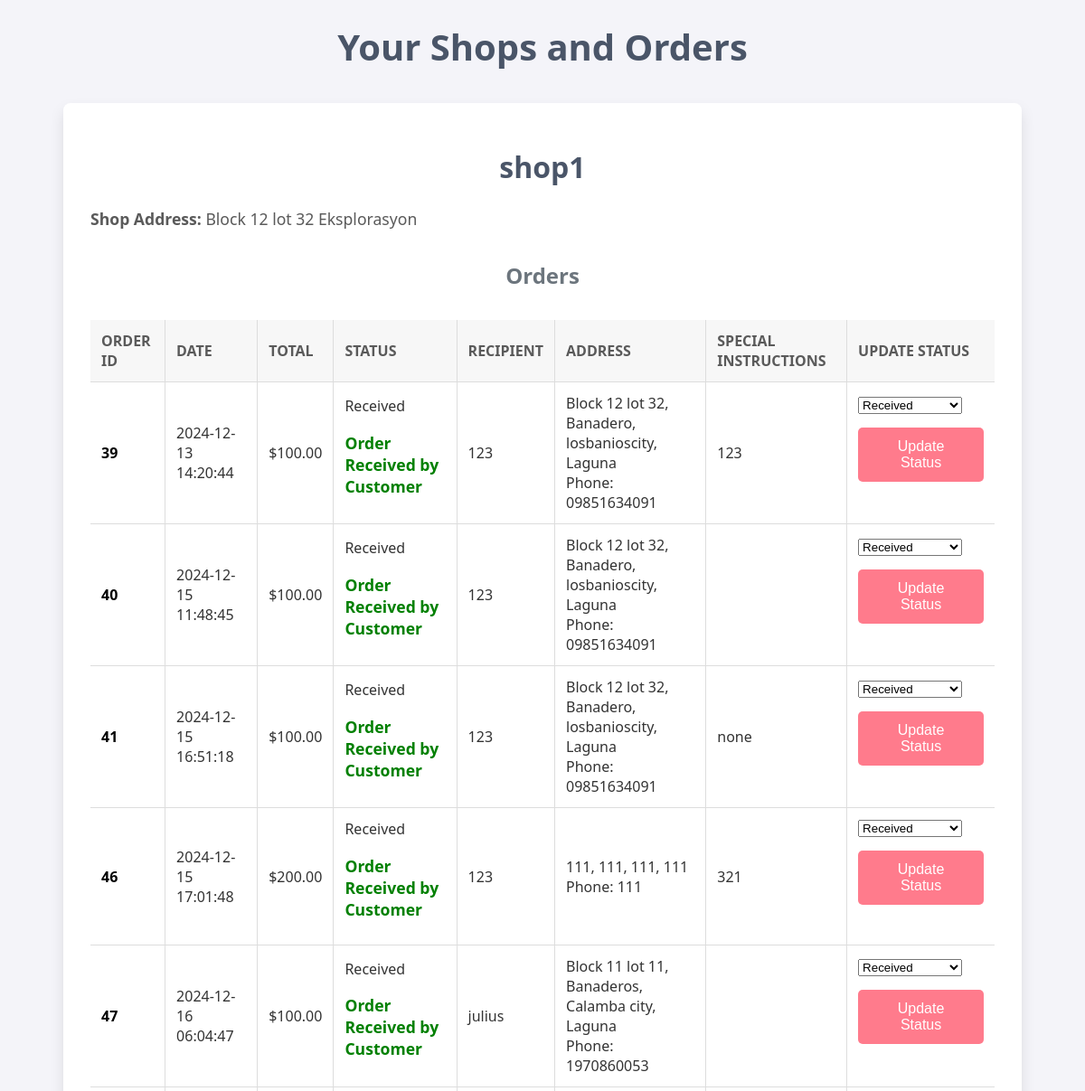
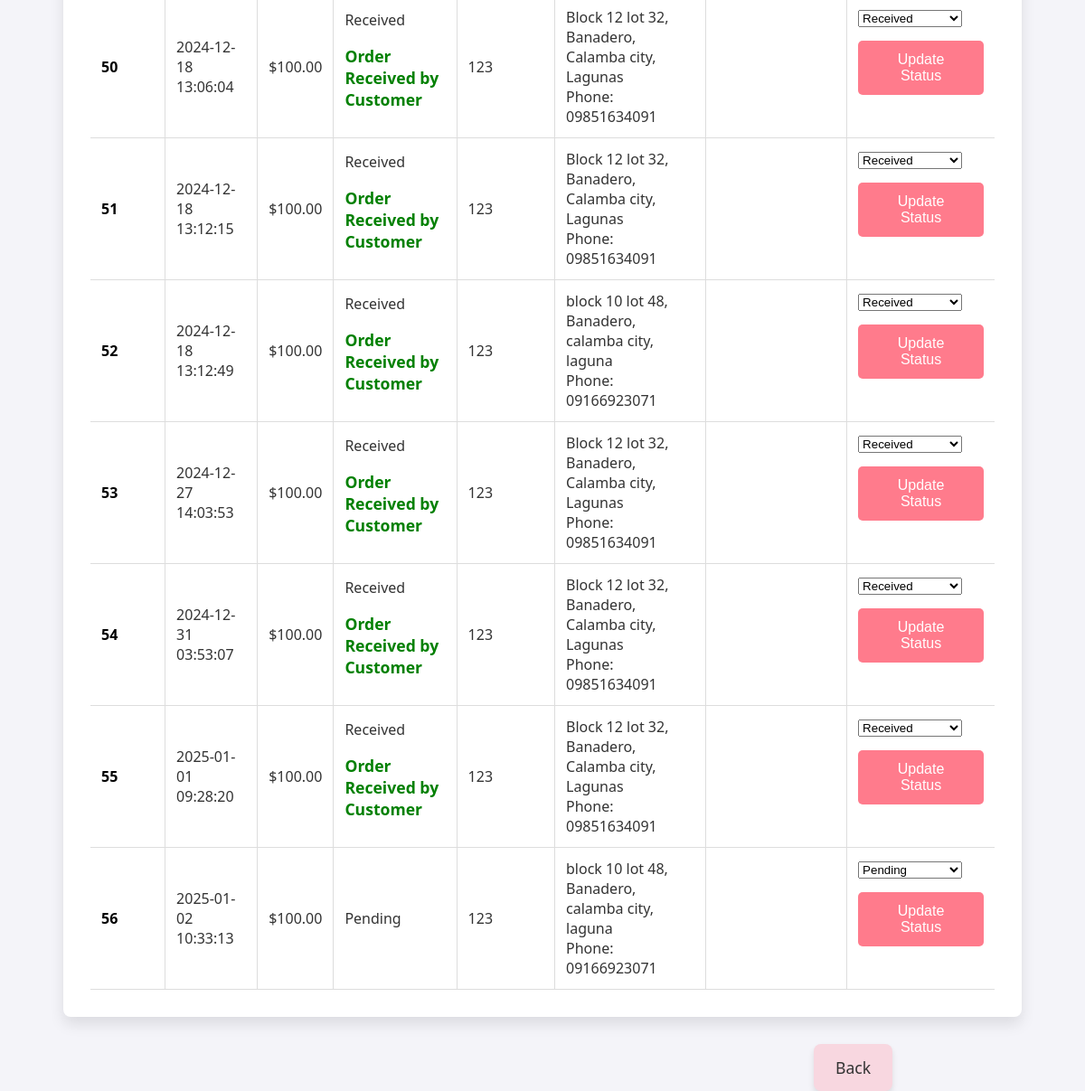
Page /orders.php (signed in) on the committed database (2 pictures, top to bottom).
### tables this page shows
CREATE TABLE `shops` (
  `id` int(11) NOT NULL,
  `user_id` int(11) NOT NULL,
  `shop_name` varchar(255) NOT NULL,
  `shop_email` varchar(255) NOT NULL,
  `shop_address` text NOT NULL,
  `shop_phone` varchar(20) NOT NULL,
  `profile_picture` varchar(255) DEFAULT NULL,
  `identity_proof` varchar(255) DEFAULT NULL,
  `business_license` varchar(255) DEFAULT NULL,
  `sales_tax_registration` varchar(255) DEFAULT NULL,
  `valid_id` varchar(255) DEFAULT NULL,
  `created_at` timestamp NOT NULL DEFAULT current_timestamp()
);

CREATE TABLE `orders` (
  `id` int(11) NOT NULL,
  `user_id` int(11) NOT NULL,
  `shop_id` int(11) NOT NULL,
  `recipient_name` varchar(255) NOT NULL,
  `address` varchar(255) NOT NULL,
  `barangay` varchar(255) NOT NULL,
  `city` varchar(255) NOT NULL,
  `province` varchar(255) NOT NULL,
  `phone_number` varchar(15) NOT NULL,
  `special_instructions` text DEFAULT NULL,
  `total_amount` decimal(10,2) NOT NULL,
  `order_date` timestamp NOT NULL DEFAULT current_timestamp(),
  `status` enum('Pending','Processing','Shipped','Out for Delivery','Delivered','Cancelled','On Hold','Returned','Refunded','Received') DEFAULT 'Pending'
);

### orders.php (the view, shortened to what this page needs)
<?php
require 'db.php';
$user_id = $_SESSION['user_id'];
$shops_query = "SELECT * FROM shops WHERE user_id = ?";
$stmt = $conn->prepare($shops_query);
$stmt->bind_param('i', $user_id);
$stmt->execute();
$shops_result = $stmt->get_result();
if ($shops_result->num_rows > 0): ?>
    <h1>Your Shops and Orders</h1>
    <?php while ($shop = $shops_result->fetch_assoc()): ?>
        <div class="shop-section">
            <h2><?php echo htmlspecialchars($shop['shop_name']); ?></h2>
            <p><strong>Shop Address:</strong> <?php echo htmlspecialchars($shop['shop_address']); ?></p>
            <?php
            $orders_query = "
                SELECT o.id AS order_id, o.order_date, o.total_amount, o.status,
                       o.recipient_name, o.address, o.barangay, o.city, o.province,
                       o.phone_number, o.special_instructions
                FROM orders o
                JOIN order_items oi ON o.id = oi.order_id
                JOIN products p ON oi.product_id = p.id
                WHERE p.shop_id = ?";
            $stmt_orders = $conn->prepare($orders_query);
            $stmt_orders->bind_param('i', $shop['id']);
            $stmt_orders->execute();
            $orders_result = $stmt_orders->get_result();
            if ($orders_result->num_rows > 0): ?>
                <h3>Orders</h3>
                <table>
                    <tr>
                        <th>Order ID</th>
                        <th>Date</th>
                        <th>Total</th>
                        <th>Status</th>
                        <th>Recipient</th>
                        <th>Address</th>
                        <th>Special Instructions</th>
                        <th>Update Status</th>
                    </tr>
                    <?php while ($order = $orders_result->fetch_assoc()): ?>
                        <?php if (is_array($order) && isset($order['status'])): ?>
                            <tr>
                                <td><a href="view_order.php?order_id=<?php echo $order['order_id']; ?>">
                                    <?php echo htmlspecialchars($order['order_id']); ?></a></td>
                                <td><?php echo htmlspecialchars($order['order_date']); ?></td>
                                <td>$<?php echo number_format($order['total_amount'], 2); ?></td>
                                <td>
                                    <?php echo htmlspecialchars($order['status']); ?>
                                    <?php if ($order['status'] === 'Received'): ?>
                                        <p style="color: green; font-weight: bold;">Order Received by Customer</p>
                                    <?php endif; ?>
                                </td>
                                <td><?php echo htmlspecialchars($order['recipient_name']); ?></td>
                                <td>
                                    <?php echo htmlspecialchars($order['address'] . ', ' . $order['barangay'] . ', ' . $order['city'] . ', ' . $order['province']); ?><br>
                                    Phone: <?php echo htmlspecialchars($order['phone_number']); ?>
                                </td>
                                <td><?php echo htmlspecialchars($order['special_instructions']); ?></td>
                                <td>
                                    <form method="POST" action="">
                                        <select name="status">
                                            <?php
                                            $statuses = ['Pending', 'Processing', 'Shipped', 'Out for Delivery', 'Delivered', 'Cancelled', 'On Hold', 'Returned', 'Refunded', 'Received'];
                                            foreach ($statuses as $status): ?>
                                                <option value="<?php echo $status; ?>" <?php echo $order['status'] === $status ? 'selected' : ''; ?>>
                                                    <?php echo $status; ?>
                                                </option>
                                            <?php endforeach; ?>
                                        </select>
                                        <button type="submit">Update Status</button>
                                    </form>
                                </td>
                            </tr>
                        <?php endif; ?>
                    <?php endwhile; ?>
                </table>
            <?php else: ?>
                <p class="no-orders">No orders found for this shop.</p>
            <?php endif; ?>
        </div>
    <?php endwhile; ?>
<?php else: ?>
    <p>You do not own any shops.</p>
<?php endif; ?>
<a href="index.php" class="Back">Back</a>

### orders.php (style rules this page uses)
.Back { display: inline-block; background-color: #f8d7e0; color: #333; text-decoration: none; padding: 12px 24px; font-size: 1.1rem; border-radius: 8px; font-weight: 500; transition: background-color 0.3s ease, transform 0.2s ease; box-shadow: 0 4px 6px rgba(0, 0, 0, 0.1); margin-left: 900; }
h1, h2, h3 { text-align: center; color: #2e3d49; }
h1 { font-size: 2.5rem; margin: 20px 0; color: #4a5568; }
h2 { font-size: 2rem; margin: 15px 0; color: #4a5568; }
h3 { font-size: 1.5rem; color: #6c757d; margin-top: 30px; }
.shop-section { background: #fff; margin: 30px auto; padding: 30px; border-radius: 8px; max-width: 1000px; box-shadow: 0 8px 16px rgba(0, 0, 0, 0.1); }
.shop-section p { font-size: 1.1rem; color: #5a5a5a; margin-bottom: 15px; }
table { width: 100%; border-collapse: collapse; margin-top: 30px; }
th, td { padding: 12px; border-bottom: 1px solid #ddd; border-left: 1px solid #ddd; }
th:first-child, td:first-child { border-left: none; }
th { background-color: #f7f7f7; color: #5a5a5a; font-size: 1rem; text-align: left; text-transform: uppercase; }
td { font-size: 1rem; color: #333; }
table a { color: black; text-decoration: none; font-weight: bold; }
button, a.button-link { display: inline-block; padding: 12px 24px; font-size: 1rem; color: #fff; background-color: #ff7b8c; border: none; border-radius: 5px; cursor: pointer; text-decoration: none; text-align: center; transition: background-color 0.3s ease; margin: 15px 0; }

### rows in the picture
shops: shop_name "shop1", shop_address "Block 12 lot 32 Eksplorasyon"
orders: id "39", order_date "2024-12-13 14:20:44", total_amount "100.00", status "Received", shows "Order Received by Customer", recipient_name "123", address+barangay+city "Block 12 lot 32, Banadero, losbanioscity, Laguna", phone_number "09851634091", special_instructions "123"
orders: id "40", order_date "2024-12-15 11:48:45", total_amount "100.00", status "Received", shows "Order Received by Customer", recipient_name "123", address+barangay+city "Block 12 lot 32, Banadero, losbanioscity, Laguna", phone_number "09851634091"
orders: id "41", order_date "2024-12-15 16:51:18", total_amount "100.00", status "Received", shows "Order Received by Customer", recipient_name "123", address+barangay+city "Block 12 lot 32, Banadero, losbanioscity, Laguna", phone_number "09851634091", special_instructions "none"
orders: id "46", order_date "2024-12-15 17:01:48", total_amount "200.00", status "Received", shows "Order Received by Customer", recipient_name "123", address+barangay+city "111, 111, 111, 111", phone_number "111", special_instructions "321"
orders: id "47", order_date "2024-12-16 06:04:47", total_amount "100.00", status "Received", shows "Order Received by Customer", recipient_name "julius", address+barangay+city "Block 11 lot 11, Banaderos, Calamba city, Laguna", phone_number "1970860053"
orders: id "50", order_date "2024-12-18 13:06:04", total_amount "100.00", status "Received", shows "Order Received by Customer", recipient_name "123", address+barangay+city "Block 12 lot 32, Banadero, Calamba city, Lagunas", phone_number "09851634091"
orders: id "51", order_date "2024-12-18 13:12:15", total_amount "100.00", status "Received", shows "Order Received by Customer", recipient_name "123", address+barangay+city "Block 12 lot 32, Banadero, Calamba city, Lagunas", phone_number "09851634091"
orders: id "52", order_date "2024-12-18 13:12:49", total_amount "100.00", status "Received", shows "Order Received by Customer", recipient_name "123", address+barangay+city "block 10 lot 48, Banadero, calamba city, laguna", phone_number "09166923071"
orders: id "53", order_date "2024-12-27 14:03:53", total_amount "100.00", status "Received", shows "Order Received by Customer", recipient_name "123", address+barangay+city "Block 12 lot 32, Banadero, Calamba city, Lagunas", phone_number "09851634091"
orders: id "54", order_date "2024-12-31 03:53:07", total_amount "100.00", status "Received", shows "Order Received by Customer", recipient_name "123", address+barangay+city "Block 12 lot 32, Banadero, Calamba city, Lagunas", phone_number "09851634091"
orders: id "55", order_date "2025-01-01 09:28:20", total_amount "100.00", status "Received", shows "Order Received by Customer", recipient_name "123", address+barangay+city "Block 12 lot 32, Banadero, Calamba city, Lagunas", phone_number "09851634091"
orders: id "56", order_date "2025-01-02 10:33:13", total_amount "100.00", status "Pending", recipient_name "123", address+barangay+city "block 10 lot 48, Banadero, calamba city, laguna", phone_number "09166923071"
